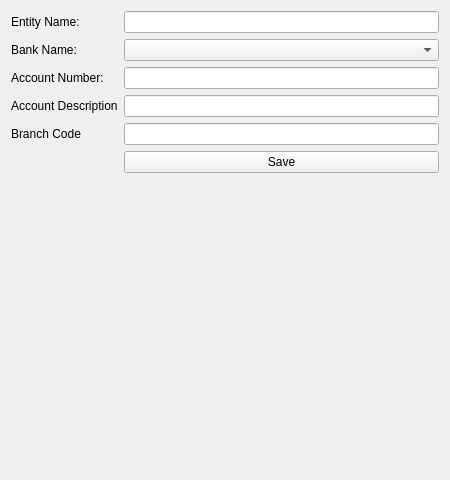
<?xml version="1.0" encoding="UTF-8"?>
<ui version="4.0">
 <class>EditEntityForm</class>
 <widget class="QWidget" name="EditEntityForm">
  <property name="geometry">
   <rect>
    <x>0</x>
    <y>0</y>
    <width>450</width>
    <height>480</height>
   </rect>
  </property>
  <property name="windowTitle">
   <string>Edit Entity</string>
  </property>
  <layout class="QGridLayout" name="gridLayout">
   <item row="0" column="0">
    <widget class="QLabel" name="label">
     <property name="text">
      <string>Entity Name:</string>
     </property>
    </widget>
   </item>
   <item row="5" column="1">
    <widget class="QPushButton" name="btn_save_entity">
     <property name="text">
      <string>Save</string>
     </property>
    </widget>
   </item>
   <item row="2" column="1">
    <widget class="QLineEdit" name="txt_account_number"/>
   </item>
   <item row="0" column="1">
    <widget class="QLineEdit" name="txt_entity_name"/>
   </item>
   <item row="3" column="0">
    <widget class="QLabel" name="label_4">
     <property name="text">
      <string>Account Description</string>
     </property>
    </widget>
   </item>
   <item row="3" column="1">
    <widget class="QLineEdit" name="txt_account_details"/>
   </item>
   <item row="1" column="0">
    <widget class="QLabel" name="label_2">
     <property name="text">
      <string>Bank Name:</string>
     </property>
    </widget>
   </item>
   <item row="1" column="1">
    <widget class="QComboBox" name="combo_bank"/>
   </item>
   <item row="2" column="0">
    <widget class="QLabel" name="label_3">
     <property name="text">
      <string>Account Number:</string>
     </property>
    </widget>
   </item>
   <item row="6" column="0">
    <spacer name="verticalSpacer">
     <property name="orientation">
      <enum>Qt::Vertical</enum>
     </property>
     <property name="sizeHint" stdset="0">
      <size>
       <width>20</width>
       <height>40</height>
      </size>
     </property>
    </spacer>
   </item>
   <item row="4" column="1">
    <widget class="QLineEdit" name="txt_branch_code"/>
   </item>
   <item row="4" column="0">
    <widget class="QLabel" name="label_5">
     <property name="text">
      <string>Branch Code</string>
     </property>
    </widget>
   </item>
  </layout>
 </widget>
 <resources/>
 <connections/>
</ui>
